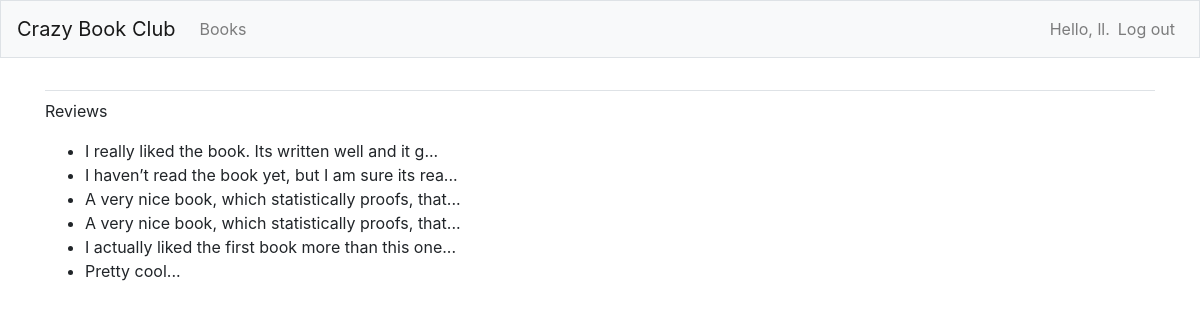
Screenshot of /reviews/ (signed in) with the database file from the repository.
### cbc/models.py (models this page shows)
class Review(models.Model):
    text = models.TextField()
    stars = models.IntegerField()
    unfinished = models.BooleanField()
    book = models.ForeignKey(Book, on_delete=models.CASCADE)
    date_added = models.DateTimeField(auto_now_add=True) #automatically sets field when first created
    date_modified = models.DateTimeField(auto_now=True) #automatically sets field each time its saved
    def __str__(self):
        return f"{self.text[:50]}..."

### cbc/views.py (the view)
# urls.py: path('reviews/', views.reviews, name='reviews'),
@login_required
def reviews(request):
    reviews = Review.objects.order_by('date_added')
    context = {'reviews': reviews}
    return render(request, 'crazy_book_club/reviews.html', context)

### cbc/templates/crazy_book_club/reviews.html
{% extends "crazy_book_club/base.html" %}
{% block content %}
  <p>Reviews</p>
  <ul>
    {% for review in reviews %}
      <li>{{ review }}</li>
    {% empty %}
      <li>No reviews have been added yet :(</li>
    {% endfor %}
  </ul>
{% endblock content %}

### cbc/templates/crazy_book_club/base.html (shortened to what this page needs)
{% load bootstrap4 %}
<!doctype html>
<html lang="en">
<head>
    {% bootstrap_css %}
</head>
<body>
    <nav class="navbar navbar-expand-md navbar-light bg-light mb-4 border">
        <a class="navbar-brand" href="{% url 'crazy_book_club:index'%}"> Crazy Book Club</a>
        <div class="collapse navbar-collapse" id="navbarCollapse">
            <ul class="navbar-nav mr-auto">
                <li class="nav-item">
                    <a class="nav-link" href="{% url 'crazy_book_club:books'%}">Books</a></li>
            </ul>
            <ul class="navbar-nav ml-auto">
                {% if user.is_authenticated %}
                    <li class="nav-item">
                        <span class="navbar-text">Hello, {{ user.username }}.</span>
                    </li>
                    <li class="nav-item">
                        <a class="nav-link" href="{% url 'users:logout' %}">Log out</a>
                    </li>
                {% endif %}
            </ul>
        </div>
    </nav>
    <main role="main" class="container">
        <div class="pb-2 mb-2 border-bottom">
        </div>
        <div>
            {% block content %}{% endblock content %}
        </div>
    </main>
</body>
</html>

### rows the page displays
Review: text "I really liked the book. Its written well and it g..."
Review: text "I haven’t read the book yet, but I am sure its rea..."
Review: text "A very nice book, which statistically proofs, that..."
Review: text "A very nice book, which statistically proofs, that..."
Review: text "I actually liked the first book more than this one..."
Review: text "Pretty cool..."

### other values shown
{{ user.username }} "ll"
